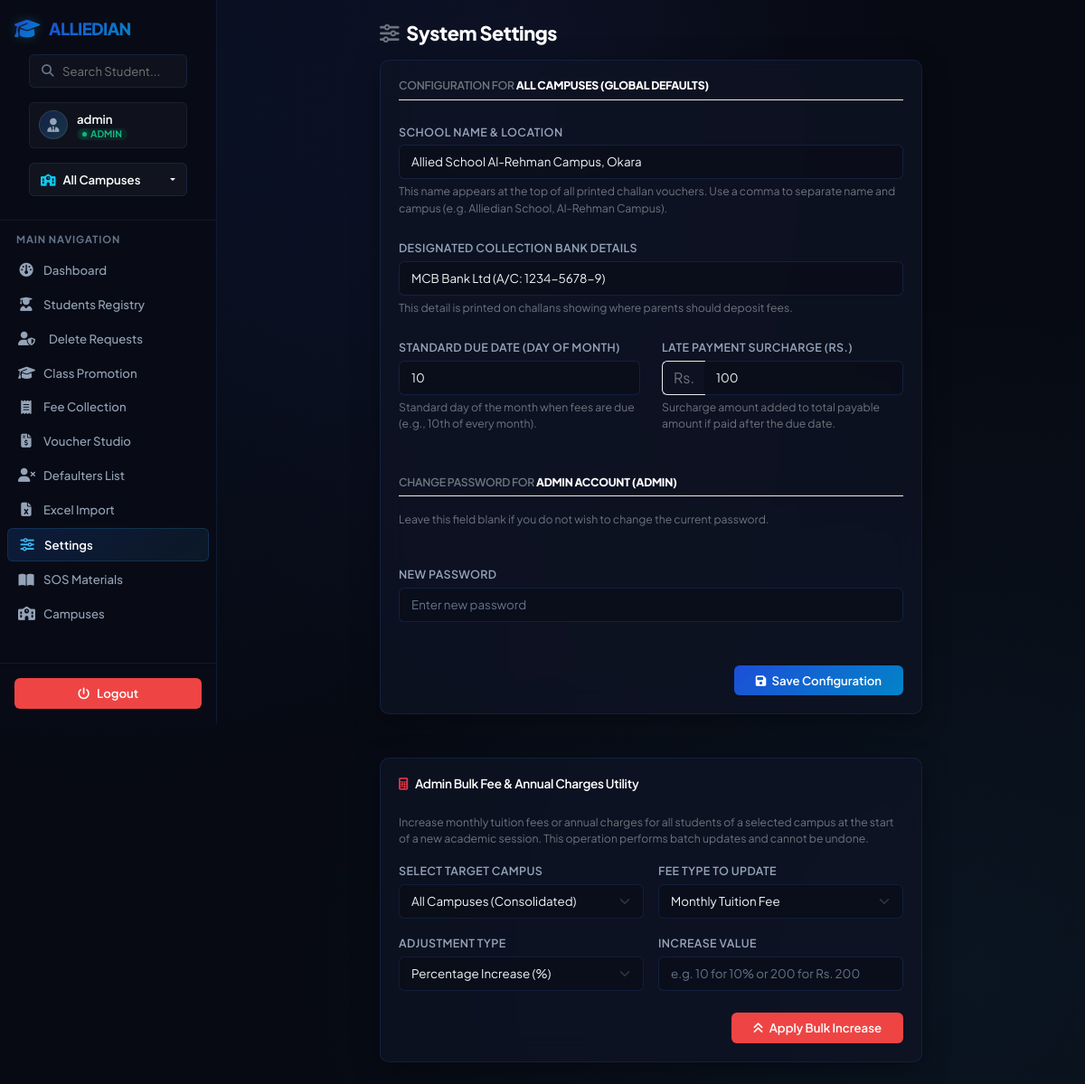
The app's page /settings (signed in), older data.
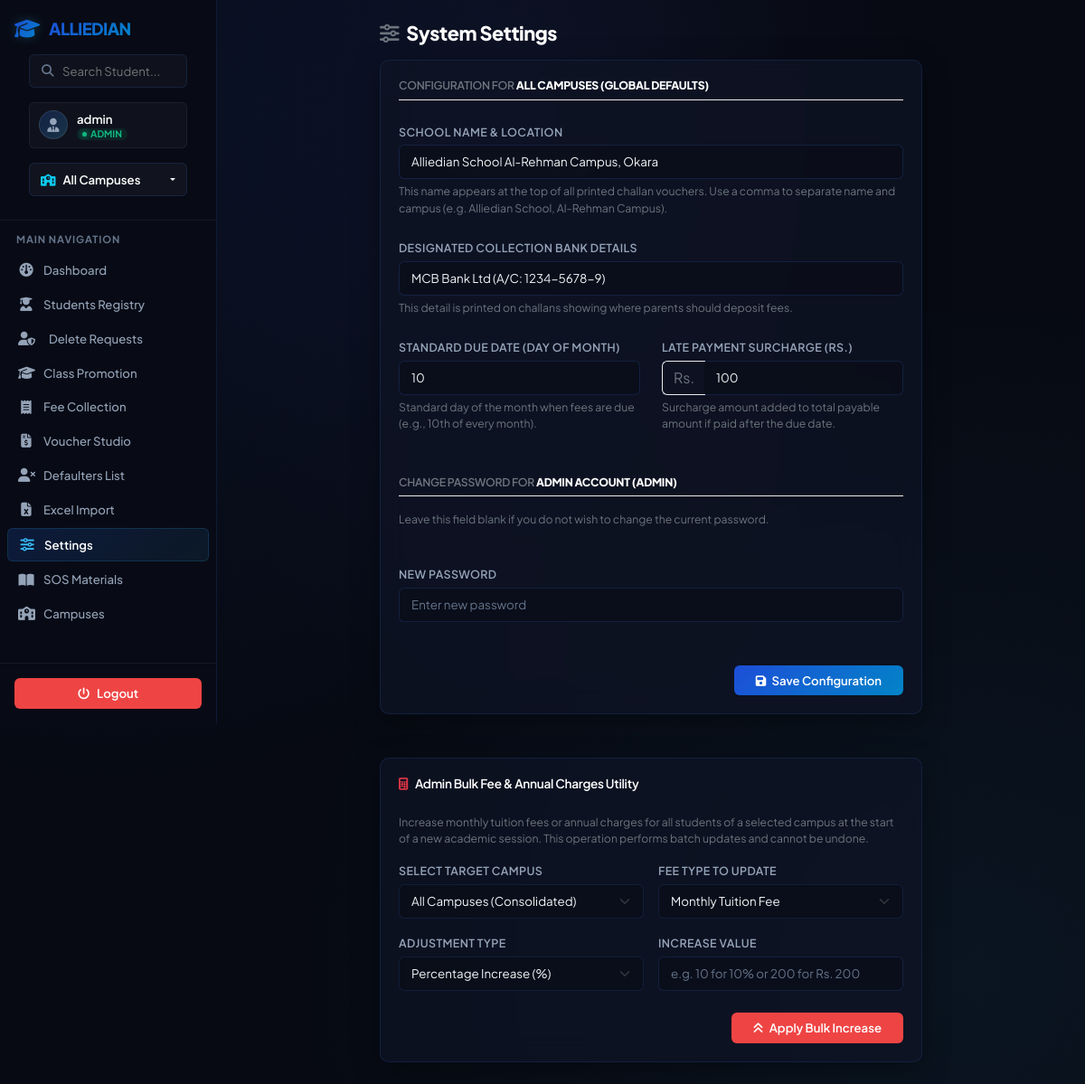
The same page, newer data.
### tables this page shows
CREATE TABLE settings (
            key TEXT PRIMARY KEY,
            value TEXT NOT NULL
        );

### app.py (the view, shortened to what this page needs)
@app.route('/settings', methods=['GET', 'POST'])
@login_required
def settings_view():
    active_campus_id = get_active_campus_id()
    conn = get_db_connection()
    settings_dict = get_campus_settings(active_campus_id)
    conn.close()
    return render_template('settings.html', settings=settings_dict)

### app.py (called while the page is built)
def get_db_connection():
    conn = sqlite3.connect(DB_PATH)
    conn.row_factory = sqlite3.Row
    conn.execute("PRAGMA foreign_keys = ON")
    return conn

def get_campus_settings(campus_id):
    conn = get_db_connection()
    rows = conn.execute("SELECT key, value FROM settings").fetchall()
    conn.close()
    settings = {row['key']: row['value'] for row in rows}
    if campus_id:
        for k in list(settings.keys()):
            campus_key = f"{k}_{campus_id}"
            if campus_key in settings:
                settings[k] = settings[campus_key]
    return settings

def get_active_campus_id():
    if session.get('role') == 'admin':
        return session.get('selected_campus_id') # Can be None for "All Campuses"
    return session.get('campus_id')

def login_required(f):
    from functools import wraps
    @wraps(f)
    def decorated_function(*args, **kwargs):
        if 'logged_in' not in session:
            return redirect(url_for('login'))
        return f(*args, **kwargs)
    return decorated_function

### templates/settings.html (shortened to what the changed rows need)
{% extends 'base.html' %}
{% block content %}
<div class="row justify-content-center">
    <div class="col-md-8">
        <h1 class="page-title mb-3"><i class="fa-solid fa-sliders text-secondary me-2"></i>System Settings</h1>
        <div class="glass-panel">
            <form action="{{ url_for('settings_view') }}" method="POST">
                <div class="row g-4">
                    <div class="col-12">
                        <label for="school_name" class="form-label">School Name & Location</label>
                        <input type="text" class="form-control" id="school_name" name="school_name" value="{{ settings.get('school_name', '') }}" required>
                        <div class="form-text text-secondary small">This name appears at the top of all printed challan vouchers. Use a comma to separate name and campus (e.g. Alliedian School, Al-Rehman Campus).</div>
                    </div>
                </div>
            </form>
        </div>
    </div>
</div>
{% endblock %}

Row changes from the older to the newer data that the page shows:
changed settings: school_name "Allied School Al-Rehman Campus, Okara" → "Alliedian School Al-Rehman Campus, Okara"
